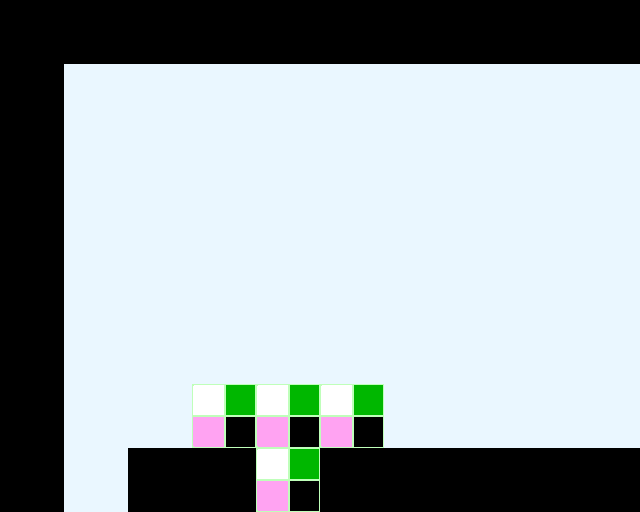

A level layout from a 2D game, rendered from its tile map. Below: a short description, then the map file with tile-grid data replaced by summaries:
An orthogonal 10x8 tile map with 64x64 px tiles, 1 tile layer (Tile Layer 1).

<map version="1.0" orientation="orthogonal" width="10" height="8" tilewidth="64" tileheight="64">
 <tileset firstgid="1" source="winterhouse_tileset.tsx" />
 <layer name="Tile Layer 1" width="10" height="8">
  <data>[80 cells, 80 non-empty, 3 distinct tile ids]</data>
 </layer>
</map>
